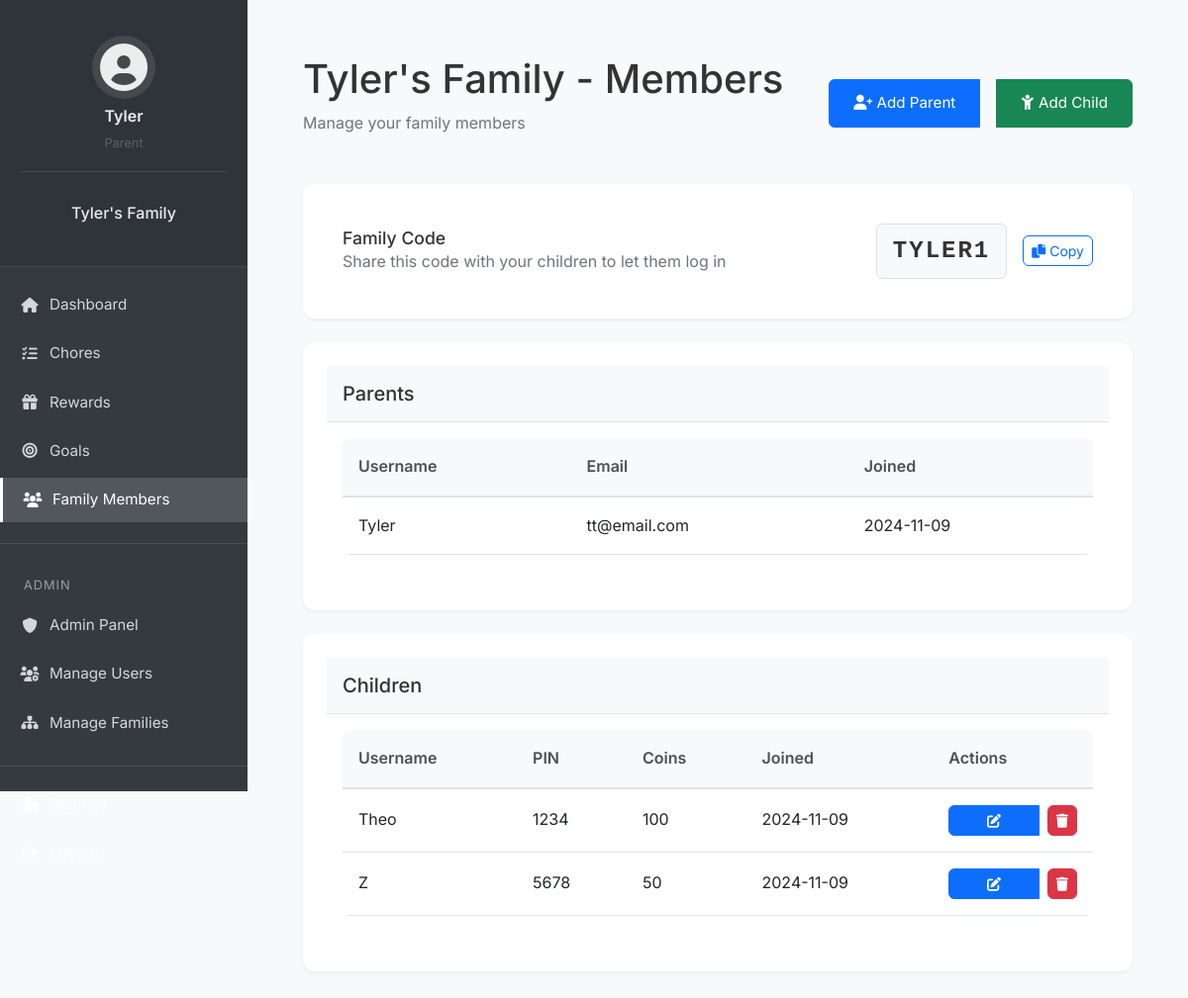
Before: /family/members (signed in) with the older database file.
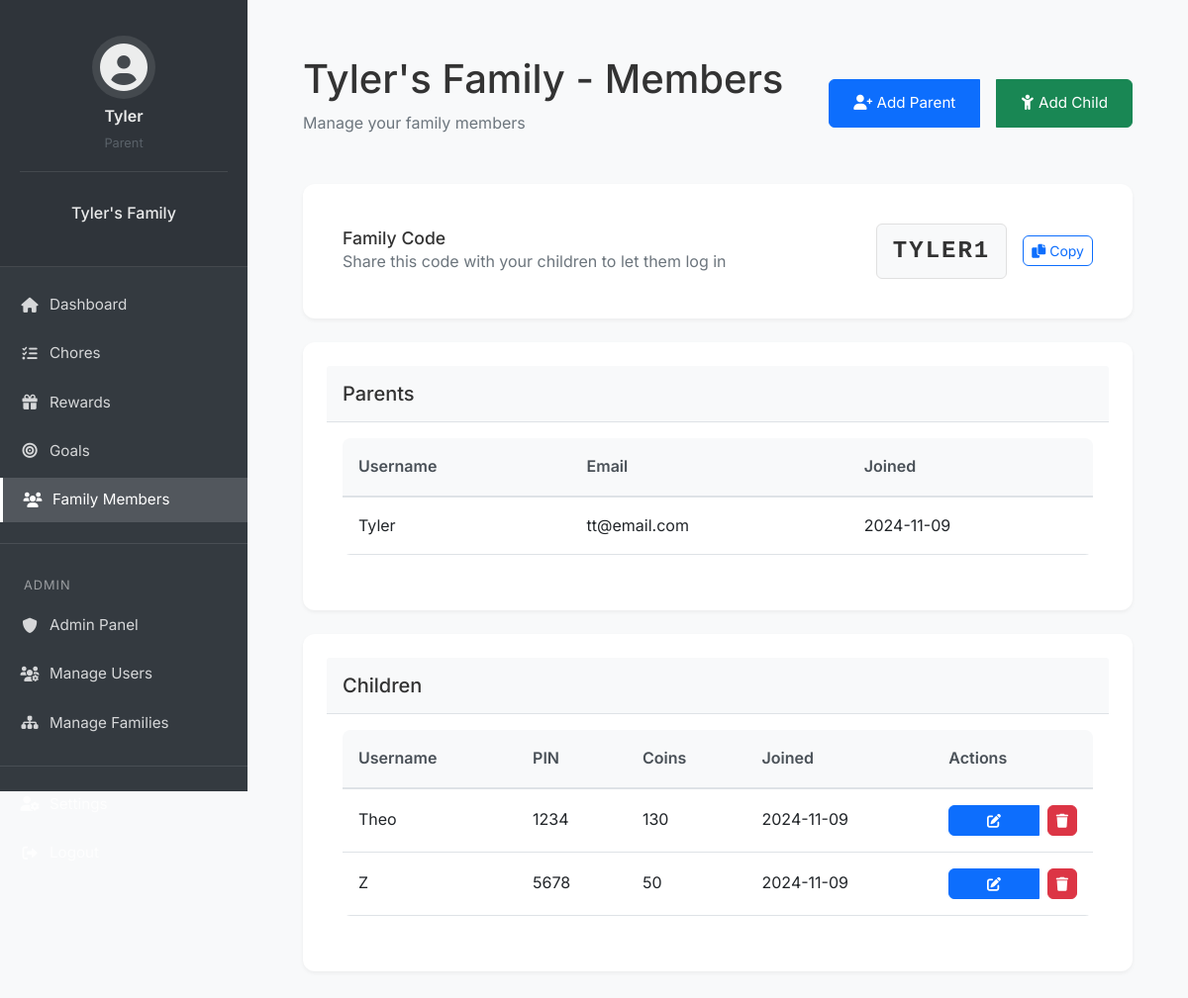
After: the same page with the newer database file.
### app/models/user.py (models this page shows, shortened)
class User(db.Model, UserMixin):
    id = db.Column(db.Integer, primary_key=True)
    username = db.Column(db.String(64), unique=True, nullable=False)
    email = db.Column(db.String(120), unique=True, nullable=False)
    password_hash = db.Column(db.String(128), nullable=False)
    pin = db.Column(db.String(4))
    created_at = db.Column(db.DateTime, default=datetime.utcnow)
    is_superuser = db.Column(db.Boolean, default=False)
    is_parent = db.Column(db.Boolean, default=False)
    family_id = db.Column(db.Integer, db.ForeignKey('family.id'))
    parent_id = db.Column(db.Integer, db.ForeignKey('user.id'), nullable=True)
    children = db.relationship('User', backref=db.backref('parent', remote_side=[id]))
    coins = db.Column(db.Integer, default=0)
    family_points = db.Column(db.Integer, default=0)
    created_goal_categories = db.relationship('GoalCategory', back_populates='created_by')
    created_goals = db.relationship('Goal', back_populates='created_by')
    avatar = db.Column(db.String(50), default='fa-user-circle')

### app/controllers/family.py (the view)
@family_bp.route('/members')
@login_required
@parent_required
def members():
    if not current_user.family:
        flash('You need to create a family first.', 'warning')
        return redirect(url_for('main.dashboard'))
    family = current_user.family
    parents = [member for member in family.members if member.is_parent]
    children = [member for member in family.members if not member.is_parent]
    return render_template('family/members.html',
                         family=family,
                         parents=parents,
                         children=children)

### app/__init__.py (called while the page is built)
@login_manager.user_loader
def load_user(id):
    from app.models.user import User
    return User.query.get(int(id))

### app/controllers/family.py (called while the page is built)
def parent_required(f):
    @wraps(f)
    def decorated_function(*args, **kwargs):
        if not current_user.is_authenticated or not current_user.is_parent:
            flash('You need to be a parent to access this page.', 'danger')
            return redirect(url_for('main.index'))
        return f(*args, **kwargs)
    return decorated_function

### app/templates/family/members.html (shortened to what the changed rows need)
{% extends "base.html" %}
{% block authenticated_content %}
<div class="content-container">
    <div class="page-header d-flex justify-content-between align-items-center">
        <div>
            <h1>{{ family.name }} - Members</h1>
        </div>
    </div>
    <div class="card mb-4">
        <div class="card-body">
            <div class="table-responsive">
                <table class="table table-hover">
                    <thead>
                        <tr>
                            <th>Username</th>
                            <th>Email</th>
                            <th>Joined</th>
                        </tr>
                    </thead>
                </table>
            </div>
        </div>
    </div>
    <div class="card">
        <div class="card-body">
            <div class="table-responsive">
                <table class="table table-hover">
                    <thead>
                        <tr>
                            <th>Username</th>
                            <th>PIN</th>
                            <th>Coins</th>
                            <th>Joined</th>
                            <th>Actions</th>
                        </tr>
                    </thead>
                    <tbody>
                        {% for child in children %}
                        <tr>
                            <td>{{ child.username }}</td>
                            <td>{{ child.pin }}</td>
                            <td>{{ child.coins }}</td>
                            <td>{{ child.created_at.strftime('%Y-%m-%d') }}</td>
                            <td>
                                <div class="btn-group">
                                    <button class="btn btn-primary btn-sm"
                                            data-bs-toggle="modal"
                                            data-bs-target="#editChildModal{{ child.id }}">
                                        <i class="fas fa-edit"></i>
                                    </button>
                                    <form action="{{ url_for('family.remove_member', member_id=child.id) }}" method="POST" class="d-inline">
                                        <button type="submit" class="btn btn-danger btn-sm"
                                                onclick="return confirm('Are you sure you want to remove {{ child.username }}?')">
                                            <i class="fas fa-trash"></i>
                                        </button>
                                    </form>
                                </div>
                            </td>
                        </tr>
                        {% endfor %}
                    </tbody>
                </table>
            </div>
        </div>
    </div>
</div>
{% endblock %}

Changed rows visible on the page:
changed User "Theo": coins "100" → "130"
